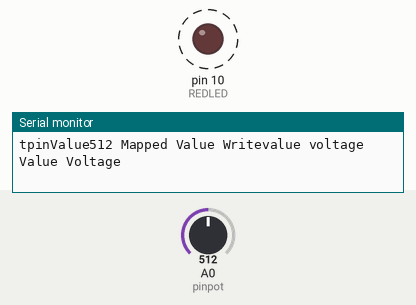
This sketch was run on a simulated Arduino Uno, built with avr-gcc and run on an emulated ATmega328P. Parts: output pins drawn as LEDs (lit = HIGH), the last lines printed to the serial monitor. Dashed ring = blinking. The inputs (shaded band) are chosen by the test bench; at power-on: A0 (pinpot) = 512.

Above: at 1.8 s.
1.9 s: A0 (pinpot) set to 0
At 3.0 s:
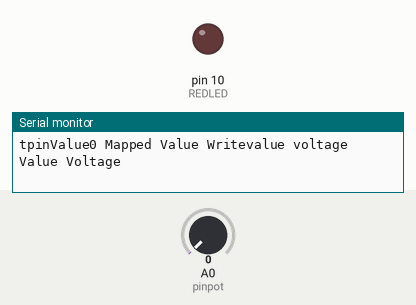
6.0 s: A0 (pinpot) set to 306
At 6.23 s:
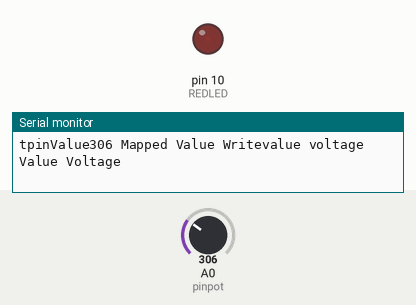
Timing chart, 0 to 15.5 s (numbered marks = the images above; inputs shaded):
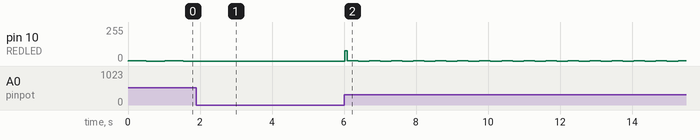

Measured:
- after the input at 1.9 s, pin 10 (REDLED): stops changing and stays 0/255
- after the input at 6.0 s, pin 10 (REDLED): 0/255 → 76/255 at once, then repeats every 0.61 s: 1/255 0.31 s, 0/255 0.31 s
- by itself, pin 10 (REDLED): alternates 1/255 for 0.51 s and 0/255 for 0.51 s

The sketch:

assignment_arduino.ino
```cpp
int pinpot=A0;
int REDLED =10;
int Readvalue;
int Writevalue;
float voltage;
void setup() {
  Serial.begin(9600);
  pinMode (pinpot,INPUT);
  pinMode (REDLED,OUTPUT);

  // put your setup code here, to run once:

}

void loop() {
  Readvalue=analogRead(pinpot);
  Writevalue=(255./1023)*Readvalue;//calculate Write value//
  voltage=(5./1023.) *Readvalue;
  analogWrite (REDLED,Writevalue);//write value//
  Serial.print("tpinValue");
  Serial.print(Readvalue);
  Serial.print(" ");
  Serial.print("Mapped Value");
  Serial.print(" ");
  Serial.print("Writevalue");
  Serial.print(" ");
  Serial.print("voltage Value");
  Serial.print(" ");
  Serial.println("Voltage");
  analogWrite(REDLED,HIGH);
  delay(Readvalue);
  analogWrite(REDLED,LOW);


  delay(Readvalue);


  // put your main code here, to run repeatedly:

}
```
